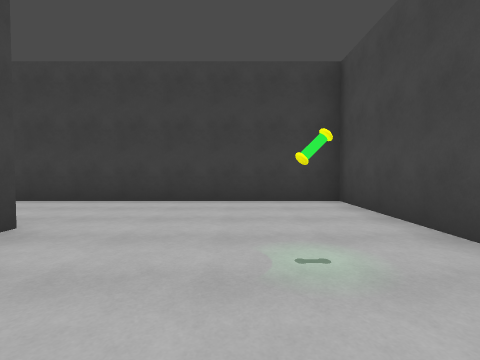
View 1 (above)

24 first-person views from a walk through a Unity game level. The camera is 1.3 m above the floor, tilts 2° down and sees 85° across. The floor is counted in squares, 2 m on a side. Each view is taken from the middle of a square. On the plan, view 1 faces up. The plan holds only what a view shows up to about 9 squares ahead; the rest is blank. The place goes on beyond the plan. The player character is not drawn.

View 2
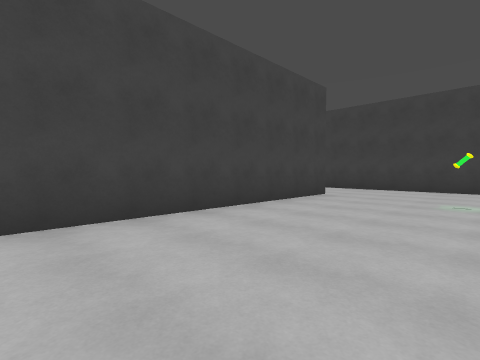

View 3
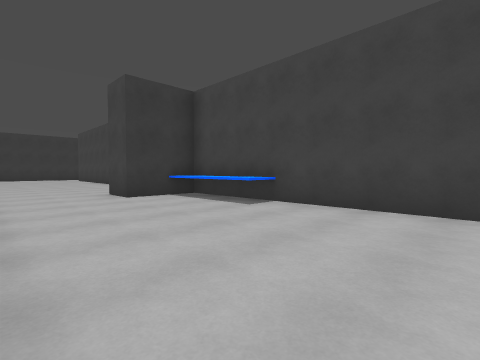

View 4
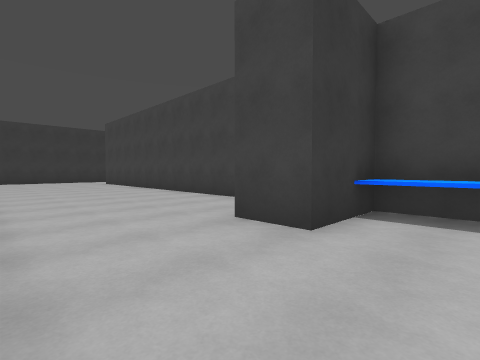

View 5
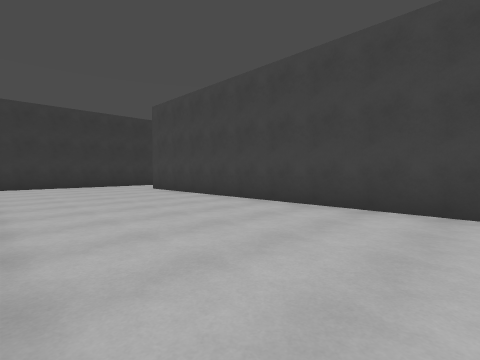

View 6
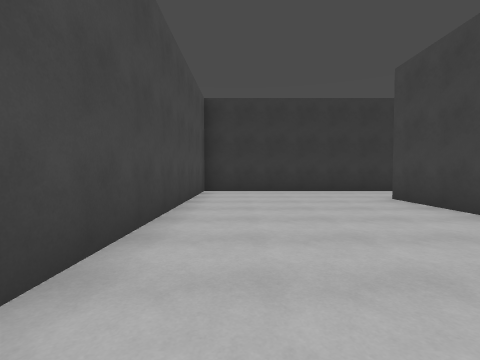

View 7
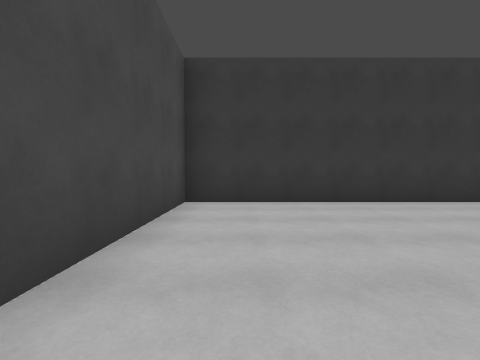

View 8
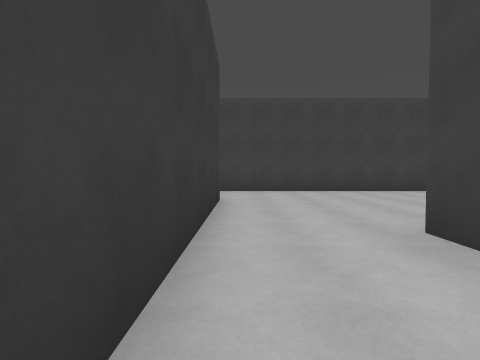

View 9
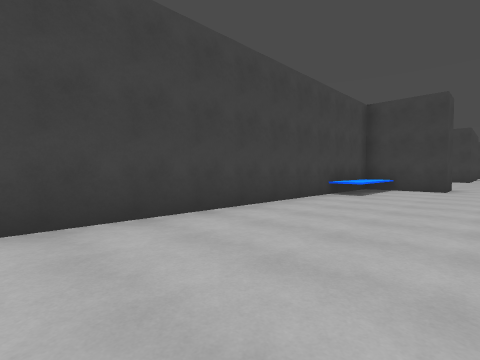

View 10
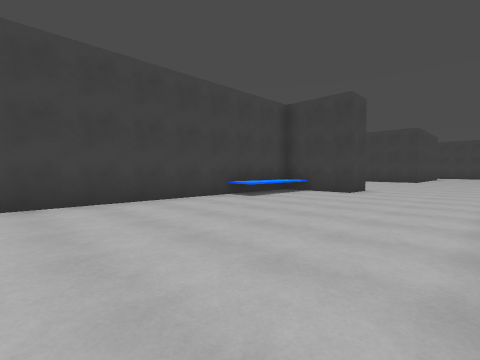

View 11
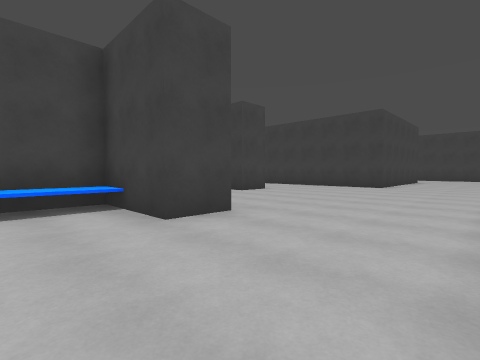

View 12
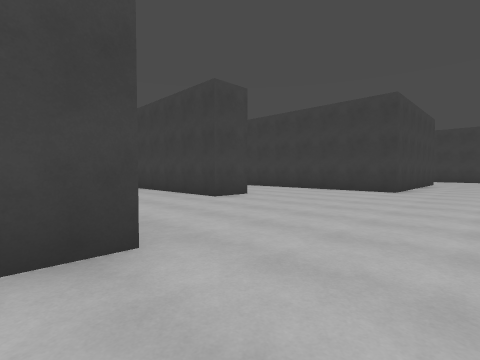

View 13
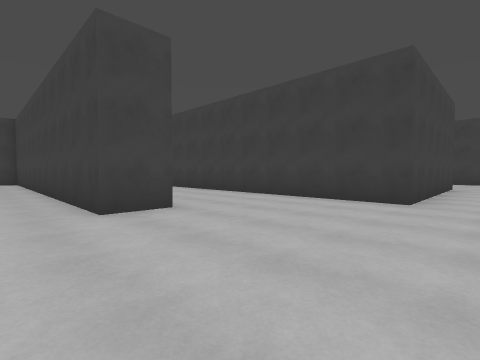

View 14
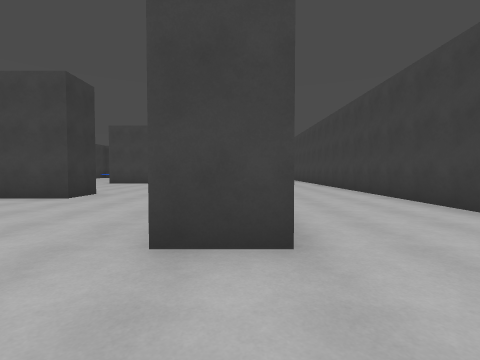

View 15
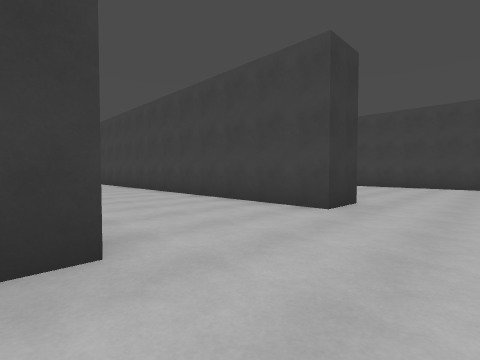

View 16
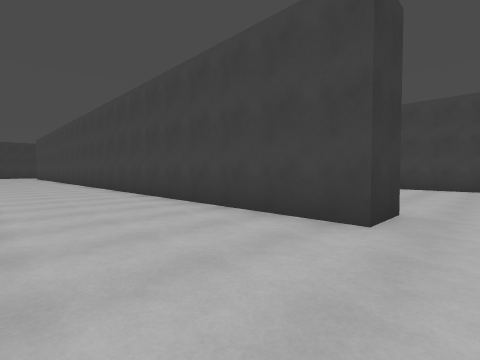

View 17
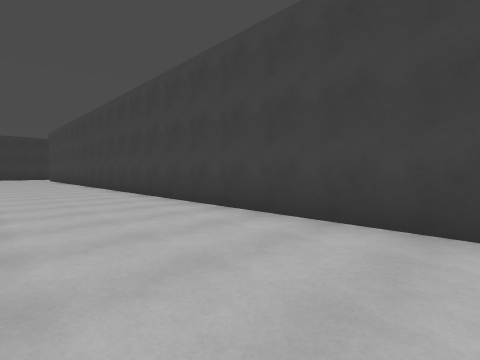

View 18
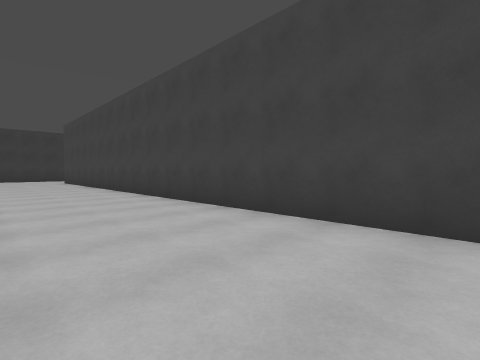

View 19
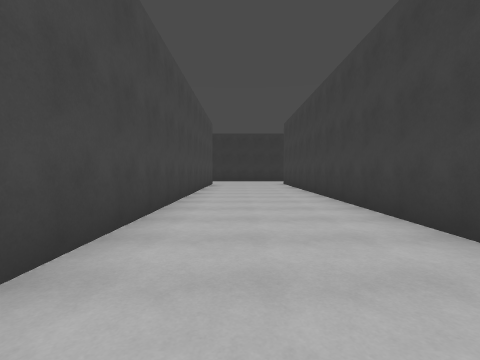

View 20
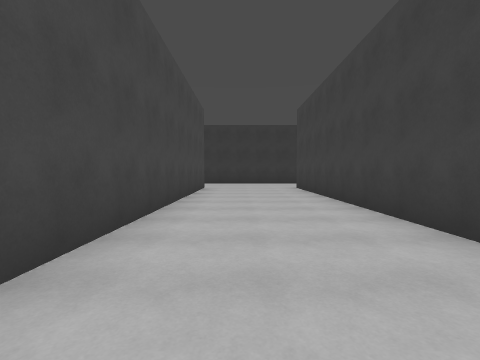

View 21
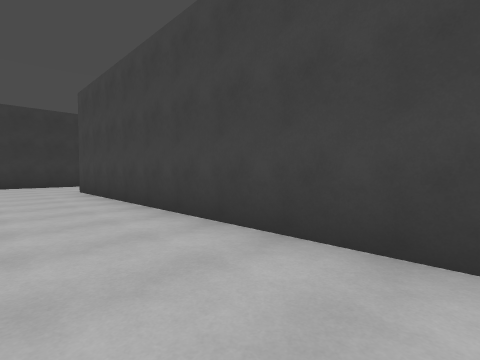

View 22
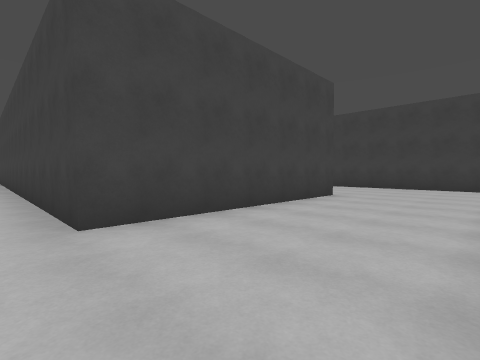

View 23
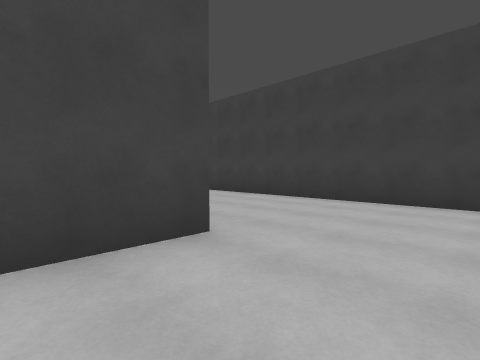

View 24
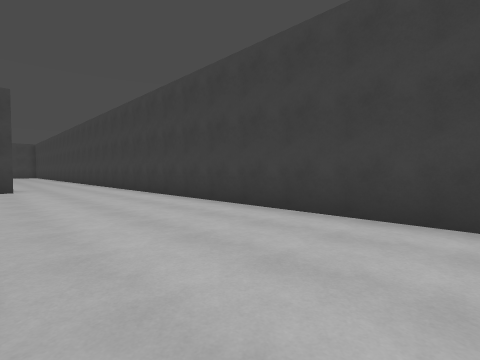

### Floor plan
Points are (right, up) in squares from view 1. A wall is a line through its corners. A room is listed if a view was taken in it or the views show most of it. See-through windows are left out.
Room 1 (views 1, 2, 3, 4, 5, 6, 7, 8, 9, 10, 11, 12, 13, 14, 15, 16, 17, 18, 19, 20, 21, 22, 23, 24)
walls: (-7.2, -12) (-7.2, -13.2) (-9.4, -13.2) (-9.4, -23.8); (-10.8, -12.1) (-10, -12.1); (-2.5, -11.6) (-2.5, -21.1); (-10.1, -7.5) (-10.1, -8.7) (-17.5, -8.7); (-3, -21.1) (-3.8, -21.1); (-15.4, -12.1) (-14.2, -12.1) (-14.2, -35.5); (-6.8, -23.5) (2.1, -23.5) (2.1, -16.1); (-7.2, 1.8) (-7.2, -4.2) (-17, -4.2); (-2.5, 3) (-2.5, -8.5) (-0.6, -8.5) (-0.6, -9.8); (2.1, 2.2) (2.1, 5.6) (-17.1, 5.6); (-10.6, -34.9) (-10.6, -24.4)
low walls: (-8.5, -13.2) (-8.5, -16) (-9.5, -16); (-2.6, -5.4) (-1.7, -5.4) (-1.7, -8.5)

Positions as (right, up) in squares from view 1, and headings:
1: (0, 0), facing up
2: (1, -4), facing up-left
3: (2, -2), facing down-left
4: (2, -7), facing down-left
5: (2, -12), facing down-left
6: (1, -15), facing down
7: (1, -18), facing down
8: (-1, -23), facing left
9: (-6, -23), facing up-left
10: (-4, -21), facing up-left
11: (-4, -15), facing up-left
12: (-5, -13), facing up-left
13: (-6, -10), facing up-left
14: (-8, -8), facing left
15: (-10, -10), facing down-left
16: (-11, -11), facing down-left
17: (-11, -16), facing down-left
18: (-11, -20), facing down-left
19: (-12, -23), facing down
20: (-12, -26), facing down
21: (-12, -27), facing down-left
22: (-4, -5), facing up-left
23: (-5, 0), facing up-left
24: (-8, 2), facing up-left
